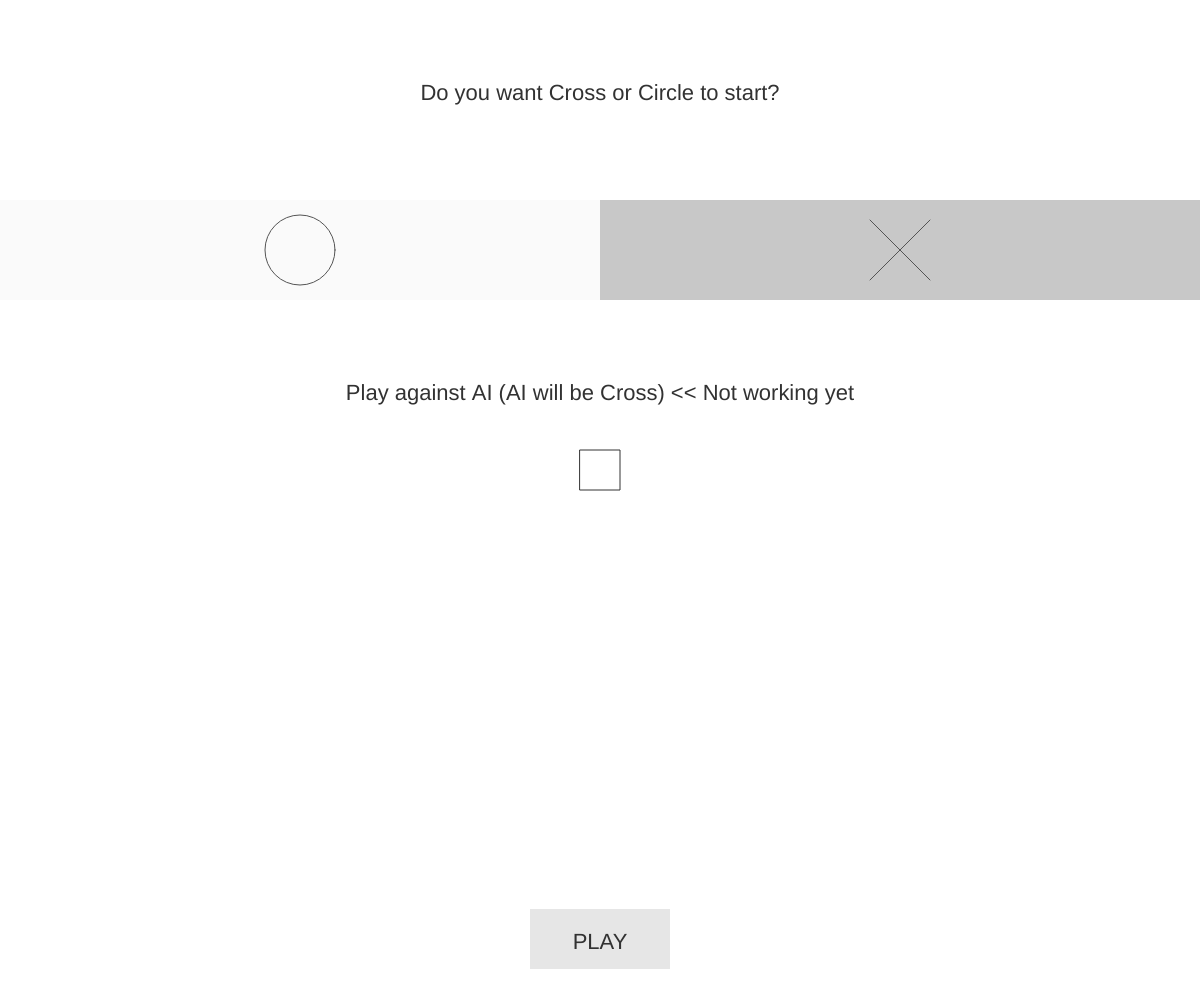
Frame 1 (no input)
Frame 60 (no input): identical to frame 1, image omitted
Frame 120 (the mouse pressed at the canvas centre since frame 60): identical to frame 1, image omitted

The p5.js sketch that drew this single still picture (run headless with seeded random() and noise() and a simulated clock; from frame 60 on, the mouse is pressed at the canvas centre):

// p5.js sketch
// ── sketch.js
const ENDSCREEN = 31323,
      PLAYING = 31231,
      MENU = 13123,
      CIRCLE = 1,
      CROSS = 2;

const lineColor = "#0da192";

var STATE = MENU;

var linelength = 0;



var playAgainstAI = false;
var currentGameState = new GameState();

function GameState(old){
  this.turn = CIRCLE;
  this.AImovesCount = 0;
  this.state = 0;
  this.board = [
    [0, 0, 0],
    [0, 0, 0],
    [0, 0, 0]
  ];

  if(old !== undefined){
    this.board = copyBoard(old.board);
    this.AImovesCount = old.AImovesCount;
    this.state = old.state;
    this.turn = old.turn;
  }

  this.advanceTurn = function() {
    this.turn = (this.turn == CIRCLE)? CROSS : CIRCLE;
  }
}

function setup() {
  createCanvas(windowWidth, windowHeight - 1);
}
var mouseInTouch = false;
function draw() {
  clear();

  if(mouseInTouch){
    touches.splice(0, 1);
    mouseInTouch = false;
  }
  if(mouseIsPressed){
    mouseInTouch = true;
    touches[0] = ({x:mouseX, y:mouseY});
  }


  if(STATE == PLAYING){
    updateInputs();
    drawBorder();

    drawMap();
  }

  else if(STATE == ENDSCREEN){
    updateInputsEndScreen();
    drawEndScreen();
  }

  else if(STATE == MENU){
    updateInputsMenu();
    drawMenu();
  }

  if(currentGameState.state != 0){
    STATE = ENDSCREEN;
  }

}

var clickcounter = 0;
var winner = 0;

function updateInputs(){
  clickcounter++;
  var startX = (width -  linelength)/2;
  var startY = (height - linelength)/2;
  var cellSize = linelength/3;

  if(playAgainstAI && currentGameState.turn == CROSS){

    //do ai move
    var move = getAImove(currentGameState, DIFFICULTY_HARD);
    console.log(move);
    if(currentGameState.board[move.x][move.y] == 0){
      currentGameState.board[move.x][move.y] = currentGameState.turn;

      currentGameState.advanceTurn();

      //check winner
      currentGameState.state = checkWinner(currentGameState.board);
    }
  }
  else{
    if (touches.length > 0 && clickcounter > 10) {
      clickcounter = 0;

      var pressed_cell_x = floor((touches[0].x - startX) / cellSize);
      var pressed_cell_y = floor((touches[0].y - startY) / cellSize);
       text(pressed_cell_x + " " + pressed_cell_y, 20, 20);
       if(pressed_cell_x < 0 || pressed_cell_y < 0 ||
          pressed_cell_x >= 3 || pressed_cell_y >= 3)
       {
            //outside of map
       }
       else{

         if(currentGameState.board[pressed_cell_x][pressed_cell_y] == 0){
           currentGameState.board[pressed_cell_x][pressed_cell_y] = currentGameState.turn;

           currentGameState.advanceTurn();

           //check winner
           currentGameState.state = checkWinner(currentGameState.board);
         }
      }
    }
  }
}


function updateInputsEndScreen(){
  if(touches.length > 0){
    if (touches[0].y > height - 70){
      //restart


      for(var x = 0; x < 3; x++){
        for(var y = 0; y < 3; y++){
          currentGameState = new GameState();
          STATE = MENU;
        }
      }
    }
  }
}

function drawEndScreen(){
  var cellSize = linelength/3;
  textSize(15);
  fill("white");
  noStroke();
  textAlign(CENTER);

  if(currentGameState.state > 0){
    text("Gratulation!", width/2, 70);
    text("Player", width/2, 150);

    //draw winner

    noFill();
    if(currentGameState.state == CIRCLE){
      stroke(242, 235, 211);
      ellipse(width/2, 200 + cellSize/2, cellSize*0.7);
    }
    else if(currentGameState.state == CROSS){
      stroke(84, 84, 84);
      var tempWidth = width/2 + cellSize/2;
      line(tempWidth - cellSize*0.2, 200 + cellSize* 0.2, tempWidth - cellSize*0.8, 200 + cellSize*0.8);
      line(tempWidth - cellSize*0.8, 200 + cellSize* 0.2, tempWidth - cellSize*0.2, 200 + cellSize*0.8);
    }

    fill("white");
    noStroke();
    textAlign(CENTER);
    text("won the game!", width/2, 200 + cellSize * 1.2);
  }

  else{
    textSize(30);
    text("Draw!",width/2, height/2);
    textSize(15);
  }


  //restart button
  rect(0, height - 70, width, height);

  fill("#14bdac");
  text("Back to menu", width/2, height - 30);

}



function drawCell(x, y, type, cellSize){
  var startX = (width -  linelength)/2 + x * (linelength/3);
  var startY = (height - linelength)/2 + y * (linelength/3);
  noFill();

  if (type == CIRCLE){

    stroke(242, 235, 211);
    ellipse(startX + cellSize/2, startY + cellSize/2, cellSize*0.7);
  }

  else if (type == CROSS){
    stroke(84, 84, 84);

    line(startX + cellSize*0.2, startY + cellSize* 0.2, startX + cellSize*0.8, startY + cellSize*0.8);
    line(startX + cellSize*0.8, startY + cellSize* 0.2, startX + cellSize*0.2, startY + cellSize*0.8);
  }

}

function drawMap(){
  noFill();
  for (var x = 0; x < 3; x++){
    for (var y = 0; y < 3; y++){
      drawCell(x, y, currentGameState.board[x][y], linelength/3);
    }
  }
}

function drawBorder(){
  stroke(lineColor)
  strokeWeight(5);
  //calculate line length
  linelength = 0;
  if (width < height){
      linelength = width * 0.8;
  }
  else{
    linelength = height * 0.8;
  }

  var startX = (width - linelength)/2;
  var startY = (height - linelength)/2;
  //top horizontal
  line(startX, startY + linelength/3, startX + linelength, startY + linelength/3);

  //bottom horizontal
  line(startX, startY + 2*linelength/3, startX + linelength, startY + 2*linelength/3);

  //left vertical
  line(startX + linelength/3, startY, startX + linelength/3, startY + linelength);

  //right vertical
  line(startX + 2*linelength/3, startY, startX + 2*linelength/3, startY + linelength);
}

var menuData = {
  targetOffsetX: 0,
  currentOffsetX: 0,
  mouseHoverAI: false,
  clickTimer: 10,
  mouseHoverPlay: false,
};

function updateInputsMenu() {
  menuData.clickTimer--;
  if(touches.length > 0 && menuData.clickTimer < 0){
    menuData.clickTimer = 10;
    if(touches[0].y >= 200 && touches[0].y <= 300){
      //inside player area
      if(touches[0].x < width/2)currentGameState.turn = CIRCLE;
      else {
        currentGameState.turn = CROSS;
      }

    }
    else if(touches[0].y >= 450 && touches[0].y <= 490 && touches[0].x >= width/2 - 20 && touches[0].x <= width/2 + 20)playAgainstAI = !playAgainstAI;
    else if(touches[0].y >= height - 90 && touches[0].y <= height - 30 && touches[0].x >= width/2 - 70 && touches[0].x <= width/2 + 70)STATE = PLAYING
  }
  if(mouseY >= 450 && mouseY <= 490 && mouseX >= width/2 - 20 && mouseX <= width/2 + 20)menuData.mouseHoverAI = true;
  else {
    menuData.mouseHoverAI = false;
  }

  if(mouseY >= height - 90 && mouseY <= height - 30 && mouseX >= width/2 - 70 && mouseX <= width/2 + 70)menuData.mouseHoverPlay = true;
  else {
    menuData.mouseHoverPlay = false;
  }
}

function drawMenu() {
textAlign(CENTER);
  textSize((width + height) / 100);
  var s = "Do you want Cross or Circle to start?"
  fill(50);
  text(s, width/2, 100);

  //draw starting or ai
  noStroke();
  fill(200);
  rect(0, 200, width, 100);

  menuData.targetOffsetX = (currentGameState.turn == CIRCLE)? 0 : width/2;
  menuData.currentOffsetX = lerp(menuData.currentOffsetX, menuData.targetOffsetX, 0.1);
  fill(250);
  rect(menuData.currentOffsetX, 200, width/2, 100);
  noFill();
  stroke(84, 84, 84);
  ellipse(width/4, 250, 70);


  var startX = width / 4 * 3 - 50,
      startY = 200,
      cellSize = 100;
  line(startX + cellSize*0.2, startY + cellSize* 0.2, startX + cellSize*0.8, startY + cellSize*0.8);
  line(startX + cellSize*0.8, startY + cellSize* 0.2, startX + cellSize*0.2, startY + cellSize*0.8);


  //ai checkbox
  noStroke();
  fill(50);
  text("Play against AI (AI will be Cross) << Not working yet", width/2, 400);

  stroke(50);
  strokeWeight(1);
  if(menuData.mouseHoverAI)strokeWeight(4);
  noFill();
  rect(width/2 - 20, 450, 40, 40);

  strokeWeight(4);
  if(playAgainstAI){
    //draw check
    line(width/2 - 15, 470, width/2, 485);
    line(width/2, 485, width/2 + 25, 455);
  }

  strokeWeight(1);
  noStroke();


  //play button
  noStroke();
  if(menuData.mouseHoverPlay)stroke(50);
  fill(230);
  rect(width/2 - 70, height - 90, 140, 60);
  fill(50);
  text("PLAY", width/2, height - 50);
}

// ── AI.js
const DIFFICULTY_EASY = 4123,
      DIFFICULTY_HARD = 4131;

function getAImove(board, difficulty){
  if(difficulty == DIFFICULTY_EASY){
    //return random free possible location
    var moves = getPossibleMoves(board);
    console.log(moves);
    loadingTime = 0;
    return moves[floor(random(moves.length))];
  }
  else if(difficulty == DIFFICULTY_HARD){
    var choice = miniMax(board, 2, 0);
    loadingTime = 0;
    console.log("finished");
    return choice;
  }
}

function checkWinner(board){
  //horizontal
  for (var y = 0; y < 3; y++){
    if(board[0][y] == board[1][y] && board[1][y] == board[2][y] && board[0][y] != 0){
      return board[0][y];
    }
  }

  //vertical
  for (var x = 0; x < 3; x++){
    if(board[x][0] == board[x][1] && board[x][1] == board[x][2] && board[x][0] != 0){
      return board[x][0];
    }
  }

  //diagonal 1
  if(board[0][0] == board[1][1] && board[1][1] == board[2][2] && board[0][0] != 0){
    return board[0][0];
  }

  //diagonal 1
  if(board[0][2] == board[1][1] && board[1][1] == board[2][0] && board[0][2] != 0){
    return board[0][2];
  }

  //check if field is full
  for(var x = 0; x < 3; x++){
    for(var y = 0; y < 3; y++){
      if(board[x][y] == 0){
        return 0;
      }
    }
  }

  return -1;

}


function miniMax(board){

  function Node(data){
    this.data = data;
    this.parent = null;
    this.children = [];
  }

  var rootdata = {
    board: board,
    score: 0,
    depth: 0,
    currentPlayer: 2,
  };

  var gamestate = checkWinner(board);
  if(gamestate != 0){
    if(gamestate == -1)rootdata.score =  0;
    else if(gamestate == 2)rootdata.score = 10;
    else if(gamestate == 1)rootdata.score = -10;
  }

  var root = new Node(rootdata);

  var current = root;

  while(current){
    //generate possible moves
    
    var availableMoves = getPossibleMoves(current.data.board);


  }

  return;




  scores = [];
  moves = [];



  for (var i = 0; i < availableMoves.length; i++) {
    var move = availableMoves[i];
    var mboard = copyBoard(oldBoard);
    mboard[move.x][move.y] = 2;
    scores.push(miniMax(mboard, (currentPlayer == 1)?2:1, depth));
    moves.push(move);
  }

  if(currentPlayer == 2){
    //max calculate
    //get index of highest score
    var max_index = indexOfMax(scores, false);
    choice = moves[max_index];
    return scores[max_index];
  }
  else{
    //min calculate
    //get index of lowest score
    var low_index = indexOfMax(scores, true);
    choice = moves[low_index];
    return scores[low_index];
  }


}

function indexOfMax(arr, min) {
    if (arr.length === 0) {
        return -1;
    }

    var max = arr[0];
    var maxIndex = 0;

    for (var i = 1; i < arr.length; i++) {
      if(!min){
        if (arr[i] > max) {
            maxIndex = i;
            max = arr[i];
        }
      }
      else {
        if (arr[i] < max) {
            maxIndex = i;
            max = arr[i];
        }
      }
    }

    return maxIndex;
}

function copyBoard(board){
  var newBoard = [];
  for(var x = 0; x < 3; x++){
    newBoard[x] = [];
    for(var y = 0; y < 3; y++){
      newBoard[x][y] = board[x][y];
    }
  }
  return newBoard;
}

function getPossibleMoves(board){
  moves = [];
  for(var dx = 0; dx < 3; dx++){
    for(var dy = 0; dy < 3; dy++){
      if(board[dx][dy] == 0){
        moves.push({x: dx, y: dy});
      }
    }
  }
  return moves;
}

var loadingTime = 0;

function drawLoading(depth){
  loadingTime++;
  clear();

  noStroke();
  fill(50);
  text("calculating move...", width/2, height/2);
  text(depth+" | "+loadingTime, width/2, height/2 + 30);
  ellipse(width/2, height/2 + 100, loadingTime%100);

}

// ── style.css
body{
  background-color: #14bdac;
  padding: 0px;
  margin: 0px;
  }

canvas {
  vertical-align: top;
}
